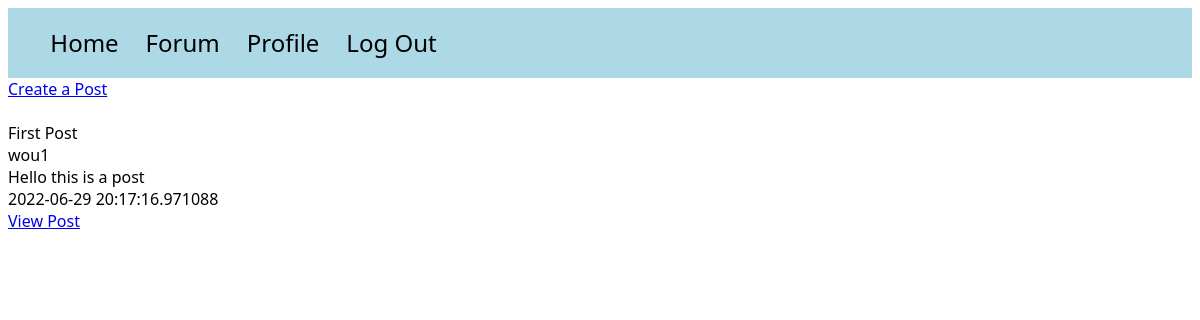
/posts (signed in), run on the app's committed database.
### models.py (models this page shows)
class Post(db.Model):
    id = db.Column(db.Integer, primary_key=True)
    title = db.Column(db.String(100))
    content = db.Column(db.Text)
    poster_id = db.Column(db.Integer, db.ForeignKey(User.id))
    date_posted = db.Column(db.DateTime, default=datetime.utcnow)
    slug = db.Column(db.String(256))
    comments = db.relationship('Comment', backref='commented_post')

class User(UserMixin, db.Model):
    id = db.Column(db.Integer, primary_key=True)
    email = db.Column(db.String(100), unique=True)
    password = db.Column(db.String(100))
    name = db.Column(db.String(1000))
    last_seen = db.Column(db.String(100))
    posts = db.relationship('Post', backref='poster')

### app.py (the view)
@app.route('/posts')
@login_required
def posts():
    posts = Post.query.order_by(Post.date_posted)
    return render_template("posts.html", posts=posts)

### app.py (called while the page is built)
@login_manager.user_loader
def load_user(user_id):
    try:
        return User.query.get(int(user_id))
    except:
        return None

### templates/posts.html (shortened to what this page needs)
<!DOCTYPE html>
<html lang="en">
<head>
</head>
<link rel="stylesheet" href="/static/style.css">
<body>
<div id="navbar">
    <ul>
        <a href="{{ url_for('home') }}"><li>Home</li></a>
        <a href="{{ url_for('posts') }}"><li>Forum</li></a>
        {% if current_user.is_authenticated %}
        <a href="{{ url_for('main.profile') }}"><li>Profile</li></a>
        {% endif %}
        {% if current_user.is_authenticated %}
        <a href="{{ url_for('auth.logout') }}"><li>Log Out</li></a>
        {% endif %}
    </ul>
</div>
<a href="{{ url_for('write_post') }}">Create a Post</a><br><br>
{% for post in posts %}
    {{ post.title }}<br>
    {{ post.poster.name }}<br>
    {{ post.content }}<br>
    {{ post.date_posted }}<br>
    <a href="{{ url_for('post', id=post.id) }}">View Post</a>
    <br><br>
{% endfor %}
</body>
</html>

### static/style.css (style rules this page uses)
* { font-family: Segoe UI; }
#navbar { background-color: lightblue; padding: 0.2%; }
li { font-size: 1.5em; text-decoration: none; color: black; display: inline-block; padding-right: 2%; }

### data on the page
Post: title "First Post", poster.name "wou1", content "Hello this is a post", date_posted "2022-06-29 20:17:16.971088"
